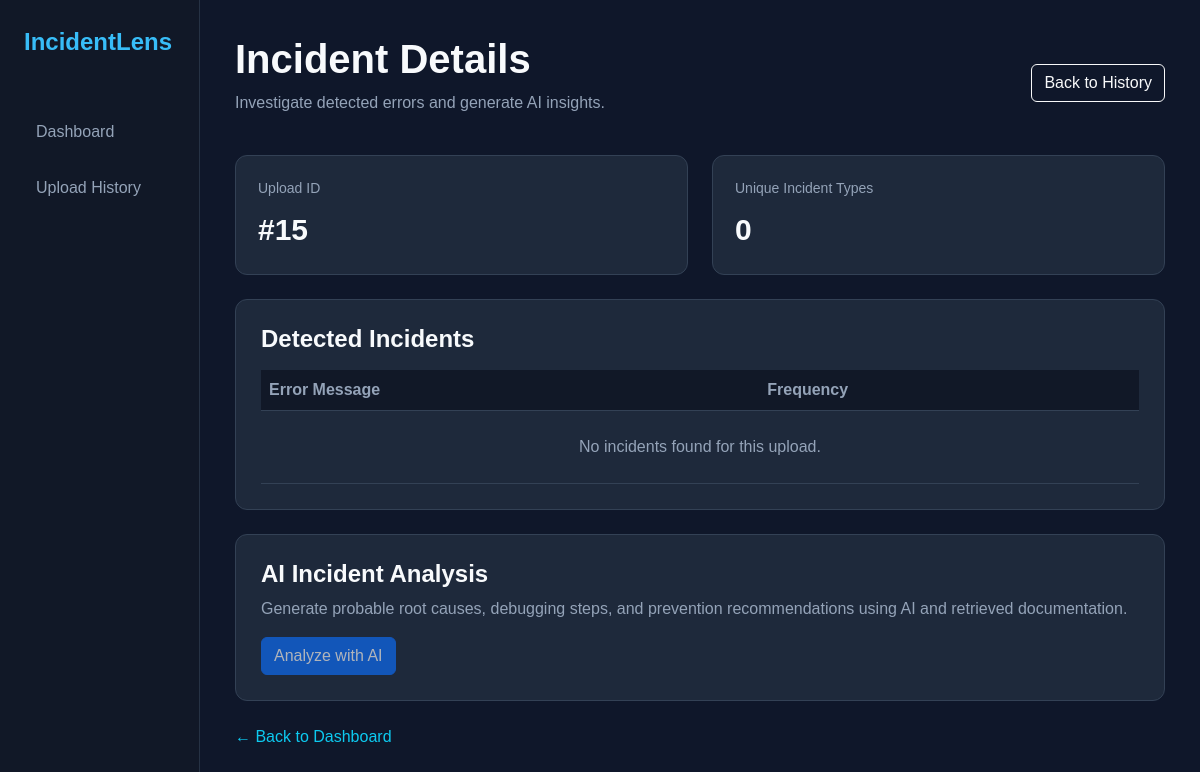
Page /incidents/15 on the earlier database version.
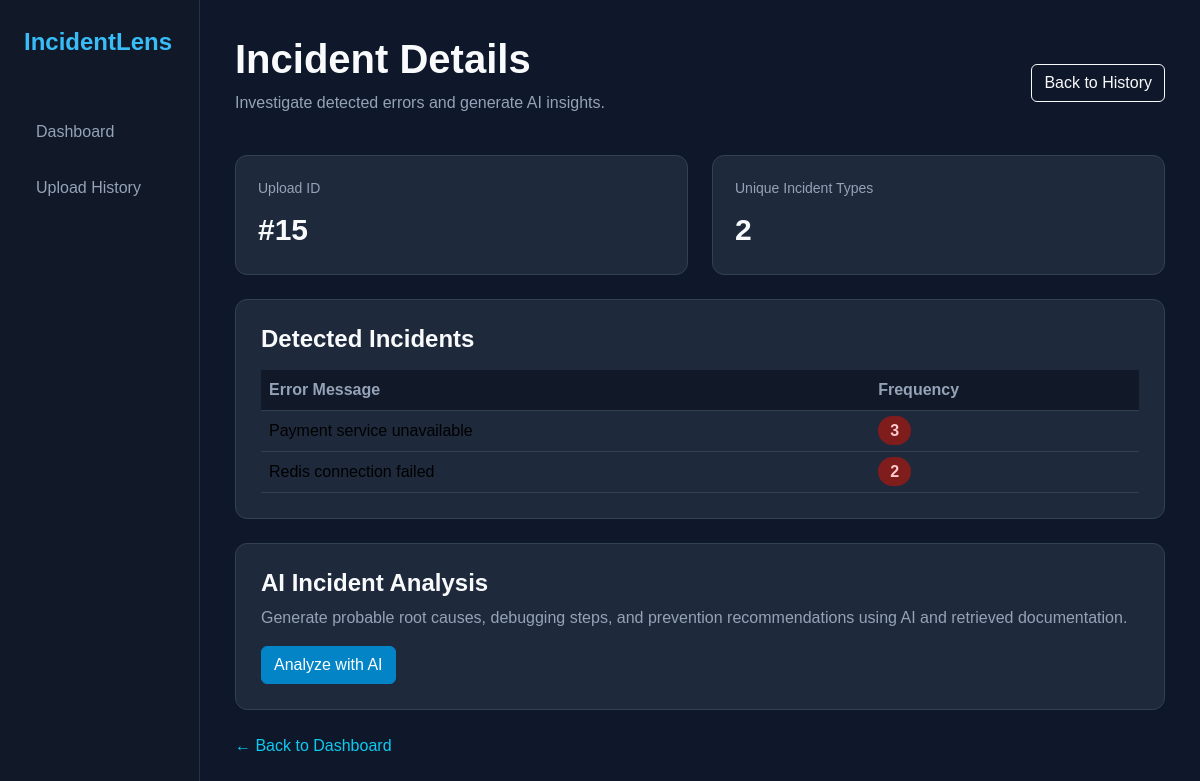
Same page on the later database version.
### tables this page shows
CREATE TABLE incidents (
            id INTEGER PRIMARY KEY AUTOINCREMENT,
            upload_id INTEGER,
            fingerprint TEXT,
            frequency INTEGER,
            FOREIGN KEY (upload_id) REFERENCES uploads(id)
        );

### app.py (the view)
@app.route("/incidents/<int:upload_id>")
def incidents(upload_id):
    incident_data = get_incidents_by_upload(upload_id)
    return render_template(
        "incidents.html",
        incidents=incident_data,
        upload_id=upload_id
    )

### database.py (called while the page is built)
def get_incidents_by_upload(upload_id):
    conn = sqlite3.connect(DATABASE)
    cursor = conn.cursor()
    cursor.execute("""
        SELECT fingerprint, frequency
        FROM incidents
        WHERE upload_id = ?
    """, (upload_id,))
    incidents = cursor.fetchall()
    conn.close()
    return incidents

### templates/incidents.html (shortened to what the changed rows need)
<!DOCTYPE html>
<html lang="en">
<head>
    <link
        href="https://cdn.jsdelivr.net/npm/bootstrap@5.3.3/dist/css/bootstrap.min.css"
        rel="stylesheet"
    >
</head>
<body>
<div class="container-fluid">
    <div class="row">
        <div class="col-md-10 main-content">
            <div class="d-flex justify-content-between align-items-center mb-4">
                <div>
                    <h1 class="section-title">
                        Incident Details
                    </h1>
                </div>
            </div>
            <div class="row g-4 mb-4">
                <div class="col-md-6">
                    <div class="summary-card">
                        <div class="card-label">
                            Unique Incident Types
                        </div>
                        <div class="card-value">
                            {{ incidents | length }}
                        </div>
                    </div>
                </div>
            </div>
            <div class="incident-card mb-4">
                <div class="table-responsive">
                    <table class="table table-hover mb-0">
                        <thead>
                            <tr>
                                <th>Error Message</th>
                                <th>Frequency</th>
                            </tr>
                        </thead>
                        <tbody>
                            {% for incident in incidents %}
                            <tr>
                                <td class="error-message">
                                    {{ incident[0] }}
                                </td>
                                <td>
                                    <span class="frequency-badge">
                                        {{ incident[1] }}
                                    </span>
                                </td>
                            </tr>
                            {% else %}
                            <tr>
                                <td colspan="2" class="text-center py-4">
                                    <p class="text-muted-custom mb-0">
                                        No incidents found for this upload.
                                    </p>
                                </td>
                            </tr>
                            {% endfor %}
                        </tbody>
                    </table>
                </div>
            </div>
        </div>
    </div>
</div>
</body>
</html>

Differences in the rows shown:
added incidents: fingerprint "Payment service unavailable", frequency "3"
added incidents: fingerprint "Redis connection failed", frequency "2"
Other differences:
{{ incidents | length }}: "0" → "2"
text no longer shown: "No incidents found for this upload."
